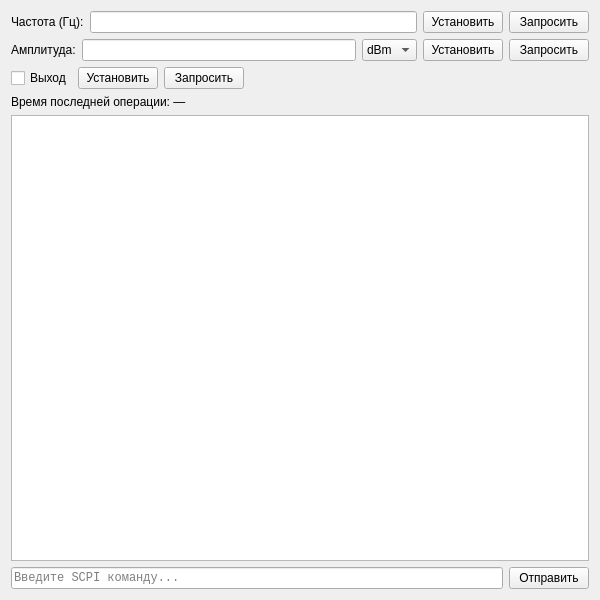
<?xml version="1.0" encoding="UTF-8"?>
<ui version="4.0">
 <class>GrattenControlWidget</class>
 <widget class="QWidget" name="GrattenControlWidget">
  <property name="geometry">
   <rect>
    <x>0</x>
    <y>0</y>
    <width>600</width>
    <height>600</height>
   </rect>
  </property>
  <property name="windowTitle">
   <string>Gratten GA1483 Управление</string>
  </property>
  <layout class="QVBoxLayout" name="verticalLayout">
   <!-- Верхняя часть: управление частотой, амплитудой, выходом -->
   <item>
    <layout class="QHBoxLayout" name="layoutFreq">
     <item>
      <widget class="QLabel" name="labelFreq">
       <property name="text">
        <string>Частота (Гц):</string>
       </property>
      </widget>
     </item>
     <item>
      <widget class="QLineEdit" name="editFreq"/>
     </item>
     <item>
      <widget class="QPushButton" name="btnSetFreq">
       <property name="text">
        <string>Установить</string>
       </property>
      </widget>
     </item>
     <item>
      <widget class="QPushButton" name="btnQueryFreq">
       <property name="text">
        <string>Запросить</string>
       </property>
      </widget>
     </item>
    </layout>
   </item>
   <item>
    <layout class="QHBoxLayout" name="layoutAmpl">
     <item>
      <widget class="QLabel" name="labelAmpl">
       <property name="text">
        <string>Амплитуда:</string>
       </property>
      </widget>
     </item>
     <item>
      <widget class="QLineEdit" name="editAmpl"/>
     </item>
     <item>
      <widget class="QComboBox" name="cmbAmplUnit">
       <item>
        <property name="text">
         <string>dBm</string>
        </property>
       </item>
      </widget>
     </item>
     <item>
      <widget class="QPushButton" name="btnSetAmpl">
       <property name="text">
        <string>Установить</string>
       </property>
      </widget>
     </item>
     <item>
      <widget class="QPushButton" name="btnQueryAmpl">
       <property name="text">
        <string>Запросить</string>
       </property>
      </widget>
     </item>
    </layout>
   </item>
   <item>
    <layout class="QHBoxLayout" name="layoutOutput">
     <item>
      <widget class="QCheckBox" name="chkOutput">
       <property name="text">
        <string>Выход</string>
       </property>
      </widget>
     </item>
     <item>
      <widget class="QPushButton" name="btnSetOutput">
       <property name="text">
        <string>Установить</string>
       </property>
      </widget>
     </item>
     <item>
      <widget class="QPushButton" name="btnQueryOutput">
       <property name="text">
        <string>Запросить</string>
       </property>
      </widget>
     </item>
     <item>
      <spacer name="horizontalSpacer">
       <property name="orientation">
        <enum>Qt::Horizontal</enum>
       </property>
       <property name="sizeHint" stdset="0">
        <size>
         <width>40</width>
         <height>20</height>
        </size>
       </property>
      </spacer>
     </item>
    </layout>
   </item>
   <item>
    <widget class="QLabel" name="lblLastOpTime">
     <property name="text">
      <string>Время последней операции: —</string>
     </property>
    </widget>
   </item>
   <!-- Терминал -->
   <item>
    <widget class="QPlainTextEdit" name="terminalEdit">
     <property name="font">
      <font>
       <family>Courier New</family>
       <pointsize>9</pointsize>
      </font>
     </property>
     <property name="readOnly">
      <bool>true</bool>
     </property>
     <property name="lineWrapMode">
      <enum>QPlainTextEdit::NoWrap</enum>
     </property>
    </widget>
   </item>
   <!-- Строка ввода и кнопка отправки -->
   <item>
    <layout class="QHBoxLayout" name="layoutCmd">
     <item>
      <widget class="QLineEdit" name="cmdLineEdit">
       <property name="font">
        <font>
         <family>Courier New</family>
         <pointsize>9</pointsize>
        </font>
       </property>
       <property name="placeholderText">
        <string>Введите SCPI команду...</string>
       </property>
      </widget>
     </item>
     <item>
      <widget class="QPushButton" name="btnSend">
       <property name="text">
        <string>Отправить</string>
       </property>
      </widget>
     </item>
    </layout>
   </item>
  </layout>
 </widget>
 <resources/>
 <connections/>
</ui>
